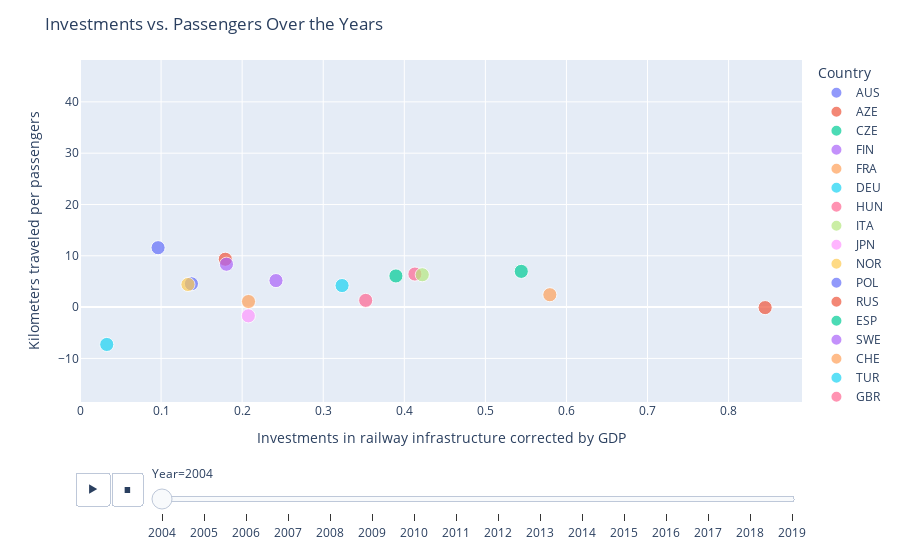

This figure's notebook cell:
### Markdown cell above
### Influence previous investments on passenger growth
The figure below shows the relation of investments in railway infrastructure (corrected by GDP) and the amount of kilometers travelled per passenger. 
Every year from 2004 onwards, we look at the investments made in the 5 years before and look at what the impact has been on the travelled kilometers, for each country. 
In this way, we want to analyze if the investments in railway lead to more train passengers. 
As we look at the outcome of the graphs, we see that it not shows what we expected, meaning that the investments in the long term do not seem to increase over a long period. 
This can have different reasons, for instance in this graph we do not look at the investments in other segments like air transportation and road transportation.

### Code cell
# Calculate rolling average for each year based on the past 5 years
investments_over_years = infrastructure_gdp.shift(axis=1).rolling(window=5,axis=1, min_periods=1).mean()
passenger_growth = km_per_passenger.pct_change(periods=5, axis=1)*100

# Since the rolling average starts from the fifth year, remove the first 4 years 
for year in investments_over_years.columns[:5]:
    investments_over_years = investments_over_years.drop(year, axis=1)

for year in passenger_growth.columns[:5]:
    passenger_growth = passenger_growth.drop(year, axis=1)

#make new dataframes
df1 = pd.DataFrame(investments_over_years)
df2 = pd.DataFrame(passenger_growth)

years_investments = df2.columns[:]

data = []
for year in years_investments:
    for country in df1.index:
        data.append({
            'Year': year,
            'Country': country,
            'Investments': df1.loc[country, year],
            'Passengers': df2.loc[country, year]
        })

marker_size = 20

# Scatter plot
fig = px.scatter(data_frame=data, x='Investments', y='Passengers', animation_frame='Year', size=[marker_size]*len(data), size_max=10,
                 color='Country', hover_name='Country', range_x=[0, 1.05 * df1.values.max()],
                 range_y=[0.95 * df2.values.min(), 1.05 * df2.values.max()], labels={'Investments': 'Investments', 'Passengers': 'Passengers'},)

# Layout
fig.update_layout(title='Investments vs. Passengers Over the Years',
                  xaxis_title='Investments in railway infrastructure corrected by GDP ', yaxis_title='Kilometers traveled per passengers')

# Show the plot
fig.show()

### Figure 1 — Plotly figure (JSON) as saved in the notebook; plotly's stock layout.template omitted (floating-point values rounded to 4 significant figures)
{"data": [{"hovertemplate": "<b>%{hovertext}</b><br><br>Country=AUS<br>Year=2004<br>Investments=%{x}<br>Passengers=%{y}<br>size=%{marker.size}<extra></extra>", "hovertext": ["AUS"], "legendgroup": "AUS", "marker": {"color": "#636efa", "size": [20], "sizemode": "area", "sizeref": 0.2, "symbol": "circle"}, "mode": "markers", "name": "AUS", "orientation": "v", "showlegend": true, "type": "scatter", "x": [0.1374], "xaxis": "x", "y": [4.552], "yaxis": "y"}, {"hovertemplate": "<b>%{hovertext}</b><br><br>Country=AZE<br>Year=2004<br>Investments=%{x}<br>Passengers=%{y}<br>size=%{marker.size}<extra></extra>", "hovertext": ["AZE"], "legendgroup": "AZE", "marker": {"color": "#EF553B", "size": [20], "sizemode": "area", "sizeref": 0.2, "symbol": "circle"}, "mode": "markers", "name": "AZE", "orientation": "v", "showlegend": true, "type": "scatter", "x": [0.1792], "xaxis": "x", "y": [9.332], "yaxis": "y"}, {"hovertemplate": "<b>%{hovertext}</b><br><br>Country=CZE<br>Year=2004<br>Investments=%{x}<br>Passengers=%{y}<br>size=%{marker.size}<extra></extra>", "hovertext": ["CZE"], "legendgroup": "CZE", "marker": {"color": "#00cc96", "size": [20], "sizemode": "area", "sizeref": 0.2, "symbol": "circle"}, "mode": "markers", "name": "CZE", "orientation": "v", "showlegend": true, "type": "scatter", "x": [0.5443], "xaxis": "x", "y": [6.966], "yaxis": "y"}, {"hovertemplate": "<b>%{hovertext}</b><br><br>Country=FIN<br>Year=2004<br>Investments=%{x}<br>Passengers=%{y}<br>size=%{marker.size}<extra></extra>", "hovertext": ["FIN"], "legendgroup": "FIN", "marker": {"color": "#ab63fa", "size": [20], "sizemode": "area", "sizeref": 0.2, "symbol": "circle"}, "mode": "markers", "name": "FIN", "orientation": "v", "showlegend": true, "type": "scatter", "x": [0.1806], "xaxis": "x", "y": [8.358], "yaxis": "y"}, {"hovertemplate": "<b>%{hovertext}</b><br><br>Country=FRA<br>Year=2004<br>Investments=%{x}<br>Passengers=%{y}<br>size=%{marker.size}<extra></extra>", "hovertext": ["FRA"], "legendgroup": "FRA", "marker": {"color": "#FFA15A", "size": [20], "sizemode": "area", "sizeref": 0.2, "symbol": "circle"}, "mode": "markers", "name": "FRA", "orientation": "v", "showlegend": true, "type": "scatter", "x": [0.2078], "xaxis": "x", "y": [1.089], "yaxis": "y"}, {"hovertemplate": "<b>%{hovertext}</b><br><br>Country=DEU<br>Year=2004<br>Investments=%{x}<br>Passengers=%{y}<br>size=%{marker.size}<extra></extra>", "hovertext": ["DEU"], "legendgroup": "DEU", "marker": {"color": "#19d3f3", "size": [20], "sizemode": "area", "sizeref": 0.2, "symbol": "circle"}, "mode": "markers", "name": "DEU", "orientation": "v", "showlegend": true, "type": "scatter", "x": [0.3232], "xaxis": "x", "y": [4.2], "yaxis": "y"}, {"hovertemplate": "<b>%{hovertext}</b><br><br>Country=HUN<br>Year=2004<br>Investments=%{x}<br>Passengers=%{y}<br>size=%{marker.size}<extra></extra>", "hovertext": ["HUN"], "legendgroup": "HUN", "marker": {"color": "#FF6692", "size": [20], "sizemode": "area", "sizeref": 0.2, "symbol": "circle"}, "mode": "markers", "name": "HUN", "orientation": "v", "showlegend": true, "type": "scatter", "x": [0.4131], "xaxis": "x", "y": [6.444], "yaxis": "y"}, {"hovertemplate": "<b>%{hovertext}</b><br><br>Country=ITA<br>Year=2004<br>Investments=%{x}<br>Passengers=%{y}<br>size=%{marker.size}<extra></extra>", "hovertext": ["ITA"], "legendgroup": "ITA", "marker": {"color": "#B6E880", "size": [20], "sizemode": "area", "sizeref": 0.2, "symbol": "circle"}, "mode": "markers", "name": "ITA", "orientation": "v", "showlegend": true, "type": "scatter", "x": [0.4222], "xaxis": "x", "y": [6.307], "yaxis": "y"}, {"hovertemplate": "<b>%{hovertext}</b><br><br>Country=JPN<br>Year=2004<br>Investments=%{x}<br>Passengers=%{y}<br>size=%{marker.size}<extra></extra>", "hovertext": ["JPN"], "legendgroup": "JPN", "marker": {"color": "#FF97FF", "size": [20], "sizemode": "area", "sizeref": 0.2, "symbol": "circle"}, "mode": "markers", "name": "JPN", "orientation": "v", "showlegend": true, "type": "scatter", "x": [0.2077], "xaxis": "x", "y": [-1.704], "yaxis": "y"}, {"hovertemplate": "<b>%{hovertext}</b><br><br>Country=NOR<br>Year=2004<br>Investments=%{x}<br>Passengers=%{y}<br>size=%{marker.size}<extra></extra>", "hovertext": ["NOR"], "legendgroup": "NOR", "marker": {"color": "#FECB52", "size": [20], "sizemode": "area", "sizeref": 0.2, "symbol": "circle"}, "mode": "markers", "name": "NOR", "orientation": "v", "showlegend": true, "type": "scatter", "x": [0.1331], "xaxis": "x", "y": [4.412], "yaxis": "y"}, {"hovertemplate": "<b>%{hovertext}</b><br><br>Country=POL<br>Year=2004<br>Investments=%{x}<br>Passengers=%{y}<br>size=%{marker.size}<extra></extra>", "hovertext": ["POL"], "legendgroup": "POL", "marker": {"color": "#636efa", "size": [20], "sizemode": "area", "sizeref": 0.2, "symbol": "circle"}, "mode": "markers", "name": "POL", "orientation": "v", "showlegend": true, "type": "scatter", "x": [0.09631], "xaxis": "x", "y": [11.58], "yaxis": "y"}, {"hovertemplate": "<b>%{hovertext}</b><br><br>Country=RUS<br>Year=2004<br>Investments=%{x}<br>Passengers=%{y}<br>size=%{marker.size}<extra></extra>", "hovertext": ["RUS"], "legendgroup": "RUS", "marker": {"color": "#EF553B", "size": [20], "sizemode": "area", "sizeref": 0.2, "symbol": "circle"}, "mode": "markers", "name": "RUS", "orientation": "v", "showlegend": true, "type": "scatter", "x": [0.8451], "xaxis": "x", "y": [-0.09884], "yaxis": "y"}, {"hovertemplate": "<b>%{hovertext}</b><br><br>Country=ESP<br>Year=2004<br>Investments=%{x}<br>Passengers=%{y}<br>size=%{marker.size}<extra></extra>", "hovertext": ["ESP"], "legendgroup": "ESP", "marker": {"color": "#00cc96", "size": [20], "sizemode": "area", "sizeref": 0.2, "symbol": "circle"}, "mode": "markers", "name": "ESP", "orientation": "v", "showlegend": true, "type": "scatter", "x": [0.3897], "xaxis": "x", "y": [6.074], "yaxis": "y"}, {"hovertemplate": "<b>%{hovertext}</b><br><br>Country=SWE<br>Year=2004<br>Investments=%{x}<br>Passengers=%{y}<br>size=%{marker.size}<extra></extra>", "hovertext": ["SWE"], "legendgroup": "SWE", "marker": {"color": "#ab63fa", "size": [20], "sizemode": "area", "sizeref": 0.2, "symbol": "circle"}, "mode": "markers", "name": "SWE", "orientation": "v", "showlegend": true, "type": "scatter", "x": [0.2417], "xaxis": "x", "y": [5.169], "yaxis": "y"}, {"hovertemplate": "<b>%{hovertext}</b><br><br>Country=CHE<br>Year=2004<br>Investments=%{x}<br>Passengers=%{y}<br>size=%{marker.size}<extra></extra>", "hovertext": ["CHE"], "legendgroup": "CHE", "marker": {"color": "#FFA15A", "size": [20], "sizemode": "area", "sizeref": 0.2, "symbol": "circle"}, "mode": "markers", "name": "CHE", "orientation": "v", "showlegend": true, "type": "scatter", "x": [0.5795], "xaxis": "x", "y": [2.416], "yaxis": "y"}, {"hovertemplate": "<b>%{hovertext}</b><br><br>Country=TUR<br>Year=2004<br>Investments=%{x}<br>Passengers=%{y}<br>size=%{marker.size}<extra></extra>", "hovertext": ["TUR"], "legendgroup": "TUR", "marker": {"color": "#19d3f3", "size": [20], "sizemode": "area", "sizeref": 0.2, "symbol": "circle"}, "mode": "markers", "name": "TUR", "orientation": "v", "showlegend": true, "type": "scatter", "x": [0.033], "xaxis": "x", "y": [-7.277], "yaxis": "y"}, {"hovertemplate": "<b>%{hovertext}</b><br><br>Country=GBR<br>Year=2004<br>Investments=%{x}<br>Passengers=%{y}<br>size=%{marker.size}<extra></extra>", "hovertext": ["GBR"], "legendgroup": "GBR", "marker": {"color": "#FF6692", "size": [20], "sizemode": "area", "sizeref": 0.2, "symbol": "circle"}, "mode": "markers", "name": "GBR", "orientation": "v", "showlegend": true, "type": "scatter", "x": [0.3524], "xaxis": "x", "y": [1.31], "yaxis": "y"}], "layout": {"legend": {"itemsizing": "constant", "title": {"text": "Country"}, "tracegroupgap": 0}, "margin": {"t": 60}, "sliders": [{"active": 0, "currentvalue": {"prefix": "Year="}, "len": 0.9, "pad": {"b": 10, "t": 60}, "steps": [{"args": [["2004"], {"frame": {"duration": 0, "redraw": false}, "fromcurrent": true, "mode": "immediate", "transition": {"duration": 0, "easing": "linear"}}], "label": "2004", "method": "animate"}, {"args": [["2005"], {"frame": {"duration": 0, "redraw": false}, "fromcurrent": true, "mode": "immediate", "transition": {"duration": 0, "easing": "linear"}}], "label": "2005", "method": "animate"}, {"args": [["2006"], {"frame": {"duration": 0, "redraw": false}, "fromcurrent": true, "mode": "immediate", "transition": {"duration": 0, "easing": "linear"}}], "label": "2006", "method": "animate"}, {"args": [["2007"], {"frame": {"duration": 0, "redraw": false}, "fromcurrent": true, "mode": "immediate", "transition": {"duration": 0, "easing": "linear"}}], "label": "2007", "method": "animate"}, {"args": [["2008"], {"frame": {"duration": 0, "redraw": false}, "fromcurrent": true, "mode": "immediate", "transition": {"duration": 0, "easing": "linear"}}], "label": "2008", "method": "animate"}, {"args": [["2009"], {"frame": {"duration": 0, "redraw": false}, "fromcurrent": true, "mode": "immediate", "transition": {"duration": 0, "easing": "linear"}}], "label": "2009", "method": "animate"}, {"args": [["2010"], {"frame": {"duration": 0, "redraw": false}, "fromcurrent": true, "mode": "immediate", "transition": {"duration": 0, "easing": "linear"}}], "label": "2010", "method": "animate"}, {"args": [["2011"], {"frame": {"duration": 0, "redraw": false}, "fromcurrent": true, "mode": "immediate", "transition": {"duration": 0, "easing": "linear"}}], "label": "2011", "method": "animate"}, {"args": [["2012"], {"frame": {"duration": 0, "redraw": false}, "fromcurrent": true, "mode": "immediate", "transition": {"duration": 0, "easing": "linear"}}], "label": "2012", "method": "animate"}, {"args": [["2013"], {"frame": {"duration": 0, "redraw": false}, "fromcurrent": true, "mode": "immediate", "transition": {"duration": 0, "easing": "linear"}}], "label": "2013", "method": "animate"}, {"args": [["2014"], {"frame": {"duration": 0, "redraw": false}, "fromcurrent": true, "mode": "immediate", "transition": {"duration": 0, "easing": "linear"}}], "label": "2014", "method": "animate"}, {"args": [["2015"], {"frame": {"duration": 0, "redraw": false}, "fromcurrent": true, "mode": "immediate", "transition": {"duration": 0, "easing": "linear"}}], "label": "2015", "method": "animate"}, {"args": [["2016"], {"frame": {"duration": 0, "redraw": false}, "fromcurrent": true, "mode": "immediate", "transition": {"duration": 0, "easing": "linear"}}], "label": "2016", "method": "animate"}, {"args": [["2017"], {"frame": {"duration": 0, "redraw": false}, "fromcurrent": true, "mode": "immediate", "transition": {"duration": 0, "easing": "linear"}}], "label": "2017", "method": "animate"}, {"args": [["2018"], {"frame": {"duration": 0, "redraw": false}, "fromcurrent": true, "mode": "immediate", "transition": {"duration": 0, "easing": "linear"}}], "label": "2018", "method": "animate"}, {"args": [["2019"], {"frame": {"duration": 0, "redraw": false}, "fromcurrent": true, "mode": "immediate", "transition": {"duration": 0, "easing": "linear"}}], "label": "2019", "method": "animate"}], "x": 0.1, "xanchor": "left", "y": 0, "yanchor": "top"}], "title": {"text": "Investments vs. Passengers Over the Years"}, "updatemenus": [{"buttons": [{"args": [null, {"frame": {"duration": 500, "redraw": false}, "fromcurrent": true, "mode": "immediate", "transition": {"duration": 500, "easing": "linear"}}], "label": "&#9654;", "method": "animate"}, {"args": [[null], {"frame": {"duration": 0, "redraw": false}, "fromcurrent": true, "mode": "immediate", "transition": {"duration": 0, "easing": "linear"}}], "label": "&#9724;", "method": "animate"}], "direction": "left", "pad": {"r": 10, "t": 70}, "showactive": false, "type": "buttons", "x": 0.1, "xanchor": "right", "y": 0, "yanchor": "top"}], "xaxis": {"anchor": "y", "domain": [0, 1], "range": [0, 0.8905], "title": {"text": "Investments in railway infrastructure corrected by GDP "}}, "yaxis": {"anchor": "x", "domain": [0, 1], "range": [-18.49, 48.16], "title": {"text": "Kilometers traveled per passengers"}}}}
